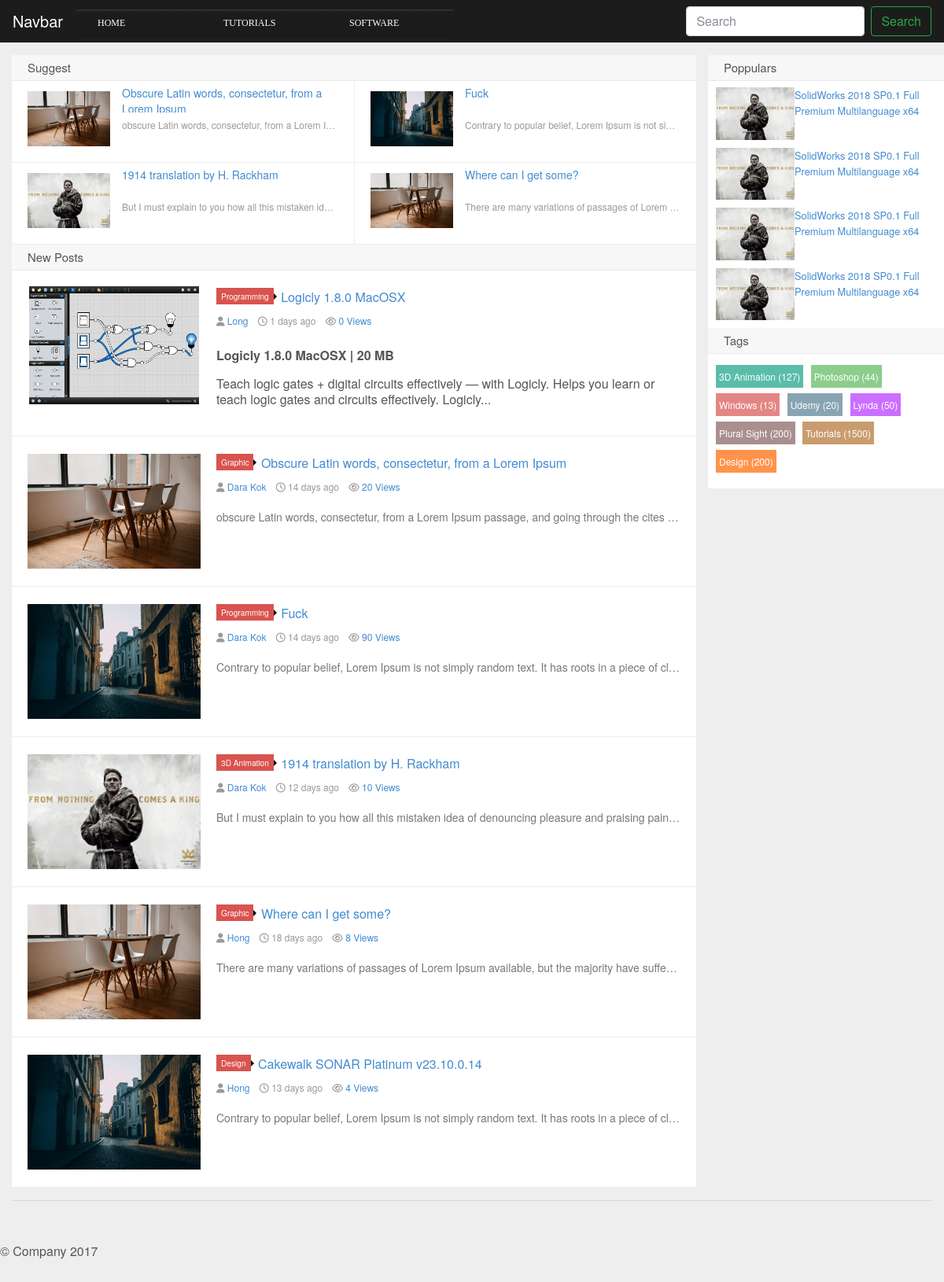
The page / on the database its author committed.
### tables this page shows
CREATE TABLE `categories` (
  `cat_id` int(20) NOT NULL AUTO_INCREMENT,
  `cat_name` varchar(255) NOT NULL,
  PRIMARY KEY (`cat_id`)
);

CREATE TABLE `posts` (
  `post_id` int(20) NOT NULL AUTO_INCREMENT,
  `sub_cat_id` int(20) NOT NULL,
  `user_id` int(20) NOT NULL,
  `post_title` varchar(255) NOT NULL,
  `post_image` varchar(255) NOT NULL,
  `post_date` date NOT NULL,
  `post_view` int(255) DEFAULT NULL,
  `post_desc` text NOT NULL,
  `post_tage` varchar(255) NOT NULL,
  `post_status` varchar(255) DEFAULT NULL,
  `post_suggestion` tinyint(4) DEFAULT NULL,
  `down_link` varchar(255) DEFAULT NULL,
  PRIMARY KEY (`post_id`),
  KEY `FK_subcat` (`sub_cat_id`),
  KEY `FK_user` (`user_id`),
  CONSTRAINT `FK_subcat` FOREIGN KEY (`sub_cat_id`) REFERENCES `sub_categories` (`sub_cat_id`) ON DELETE CASCADE ON UPDATE CASCADE,
  CONSTRAINT `FK_user` FOREIGN KEY (`user_id`) REFERENCES `users` (`user_id`) ON DELETE CASCADE ON UPDATE CASCADE
);

CREATE TABLE `sub_categories` (
  `sub_cat_id` int(20) NOT NULL AUTO_INCREMENT,
  `cat_id` int(20) NOT NULL,
  `sub_cat_name` varchar(255) NOT NULL,
  PRIMARY KEY (`sub_cat_id`),
  KEY `RK_Cat` (`cat_id`),
  CONSTRAINT `RK_Cat` FOREIGN KEY (`cat_id`) REFERENCES `categories` (`cat_id`) ON UPDATE CASCADE
);

CREATE TABLE `users` (
  `user_id` int(20) NOT NULL AUTO_INCREMENT,
  `user_name` varchar(255) NOT NULL,
  `name` varchar(255) NOT NULL,
  `user_email` varchar(255) NOT NULL,
  `user_role` varchar(255) NOT NULL,
  `user_password` varchar(255) NOT NULL,
  PRIMARY KEY (`user_id`)
);

### index.php (the view, shortened to what this page needs)
<?php include "includes/header.php" ?>
  <body>
  <?php include "includes/navigation.php" ?>
  <main role="main" class="container">
      <div class=" row row-offcanvas row-offcanvas-right">
          <div class="col-12 col-md-9">
              <div class="sticky">
                  <h2 class="title">Suggest</h2>
                  <ul>
                      <?php
                      $select_query = "SELECT * FROM posts WHERE post_suggestion = 1 ORDER BY post_id DESC limit 4";
                      $select_post=mysqli_query($connection,$select_query);
                      while($row_post = mysqli_fetch_array($select_post)) {
                          $post_title = $row_post['3'];
                          $post_image = $row_post['4'];
                          $post_desc = $row_post['7'];
                          ?>
                          <li class="item"><a href="#">
                                  <img src="img/<?= $post_image; ?>" alt="<?= $post_image; ?>"/>
                                  <h3><?= $post_title; ?></h3>
                                  <p class="muted no-break-out"><?= $post_desc; ?></p></a>
                          </li>
                          <?php
                      }
                      ?>
                  </ul>
              </div>
              <h2 class="title">New Posts</h2>
              <?php
              $select_query = "SELECT * FROM posts where post_status=1 ORDER BY post_id DESC";
              $select_post=mysqli_query($connection,$select_query);
              while($row_post = mysqli_fetch_array($select_post)) {
                  $sub_cat_id = $row_post['1'];
                  $user_id = $row_post['2'];
                  $post_title = $row_post['3'];
                  $post_image = $row_post['4'];
                  $post_date = $row_post['5'];
                  $post_view = $row_post['6'];
                  $post_desc = $row_post['7'];
                  ?>
                  <article class="excerpt">
                      <div class="focus"><a href="#" class="thumbnail">
                              <img src="img/<?= $post_image; ?>" alt="<?= $post_title; ?>"/></a></div>
                      <header>
                          <a class="label label-important" href="#">
                              <?php
                              $query_sub_cat = "SELECT * FROM sub_categories WHERE sub_cat_id=$sub_cat_id";
                              $select_sub_cat=mysqli_query($connection,$query_sub_cat);
                              while($row_sub_cat = mysqli_fetch_array($select_sub_cat)) {
                                  echo $sub_cat_name = $row_sub_cat['sub_cat_name'];
                              }
                              ?>
                              <i class="label-arrow"></i>
                          </a>
                          <h2><a href="#" title="<?= $post_title; ?>"><?= $post_title; ?></a></h2>
                      </header>
                      <p>
                <span class="muted"><i class="fa fa-user icon12"></i>
                  <a href="#">
                    <?php
                    $query_user = "SELECT * FROM users WHERE user_id=$user_id";
                    $select_user=mysqli_query($connection,$query_user);
                    while($row_user = mysqli_fetch_array($select_user)) {
                        echo $name = $row_user['name'];
                    }
                    ?>
                  </a>
                </span>&nbsp;
                          <span class="muted"><i class="fa fa-clock-o icon12"></i>
                              <?php
                              $now = date('Y-m-d');
                              if(date_create($post_date)==date_create($now)){
                                  echo "Today";
                              }else{
                                  $diff=date_diff(date_create($post_date),date_create($now));
                                  echo $diff->format("%a days ago");
                              }
                              ?>
                </span>&nbsp;
                          <span class="muted"><i class="fa fa-eye icon12"></i>
                  <a href="#"><?= $post_view; ?>&nbsp;Views</a>
                </span>
                      </p>
                      <p class="note no-break-out">
                          <?php
                            if(strlen($post_desc)<=200){
                              echo $post_desc;
                            }else{
                              $shorten= substr($post_desc,0,200). '... ';
                              echo $shorten;
                            }
                        ?></p>
                  </article>
                  <?php
              }
              ?>
          </div>
          <?php include "includes/leftbar.php" ?>
      </div>
      <hr>
  </main>
    <?php include "includes/footer.php" ?>
  </body>
</html>

### includes/header.php (shortened to what this page needs)
<!doctype html>
<html lang="en">
<head>
    <link href="css/bootstrap.min.css" rel="stylesheet">
    <link href="css/style.css" rel="stylesheet" type="text/css">
    <link href="css/menu.css" rel="stylesheet" type="text/css">
    <link href="css/offcanvas.css" rel="stylesheet">
</head>

### includes/navigation.php (shortened to what this page needs)
<nav class="navbar navbar-expand-md fixed-top navbar-dark bg-dark">
    <a class="navbar-brand" href="index.php">Navbar</a>
    <div class="collapse navbar-collapse" id="navbarsExampleDefault">
        <ul class="menu mr-auto">
            <li class="nav-item active">
                <a class="nav-link" href="index.php">Home <span class="sr-only">(current)</span></a>
            </li>
            <?php
            $query = " SELECT * FROM categories";
            $select_all_category = mysqli_query($connection,$query);
            while ($row = mysqli_fetch_assoc($select_all_category)){
            $cat_name = $row['cat_name'];
            ?>
            <li><a href="#"><?php echo $cat_name ?></a>
              </li>
              <?php } ?>
        </ul>
        <form action="search.php" method="post" class="form-inline my-2 my-lg-0">
            <input name="search" class="form-control mr-sm-2" type="text" placeholder="Search" aria-label="Search">
            <button name="submit" class="btn btn-outline-success my-2 my-sm-0" type="submit">Search</button>
        </form>
    </div>
</nav>

### includes/leftbar.php
<div class="col-6 col-md-3 sidebar-offcanvas" id="sidebar">
    <div class="list-group">
        <div class="leftbar">
              <h2 class="title">Poppulars</h2>
              <ul>
                <li class="item"><a href="10/803953.html"><img src="img/King Arthur.jpg" alt="SolidWorks 2018 SP0.1 Full Premium Multilanguage x64" /><h3>SolidWorks 2018 SP0.1 Full Premium Multilanguage x64</h3></a></li>
                <li class="item"><a href="10/803953.html"><img src="img/King Arthur.jpg" alt="SolidWorks 2018 SP0.1 Full Premium Multilanguage x64" /><h3>SolidWorks 2018 SP0.1 Full Premium Multilanguage x64</h3></a></li>
                <li class="item"><a href="10/803953.html"><img src="img/King Arthur.jpg" alt="SolidWorks 2018 SP0.1 Full Premium Multilanguage x64" /><h3>SolidWorks 2018 SP0.1 Full Premium Multilanguage x64</h3></a></li>
                <li class="item"><a href="10/803953.html"><img src="img/King Arthur.jpg" alt="SolidWorks 2018 SP0.1 Full Premium Multilanguage x64" /><h3>SolidWorks 2018 SP0.1 Full Premium Multilanguage x64</h3></a></li>
              </ul>
              <h2 class="title">Tags</h2>
              <div class="d_tags">
                  <a  href="tags8f8b.html?/%D7%DB%BA%CF%BD%CC%B3%CC/"> 3D Animation (127) </a>
                  <a  href="tags8f8b.html?/%D7%DB%BA%CF%BD%CC%B3%CC/"> Photoshop (44) </a>
                  <a  href="tags8f8b.html?/%D7%DB%BA%CF%BD%CC%B3%CC/"> Windows (13) </a>
                  <a  href="tags8f8b.html?/%D7%DB%BA%CF%BD%CC%B3%CC/"> Udemy (20) </a>
                  <a  href="tags8f8b.html?/%D7%DB%BA%CF%BD%CC%B3%CC/"> Lynda (50) </a>
                  <a  href="tags8f8b.html?/%D7%DB%BA%CF%BD%CC%B3%CC/"> Plural Sight (200) </a>
                  <a  href="tags8f8b.html?/%D7%DB%BA%CF%BD%CC%B3%CC/"> Tutorials (1500) </a>
                  <a  href="tags8f8b.html?/%D7%DB%BA%CF%BD%CC%B3%CC/"> Design (200) </a>
              </div>
        </div>
    </div>
</div>

### includes/footer.php (shortened to what this page needs)
<footer>
    <p>&copy; Company 2017</p>
</footer>

### css/menu.css (style rules this page uses)
.menu, .menu ul { list-style: none; padding: 0; margin: 0; }
.menu { height: 30px; }
.menu li { background-color: #1c1c1c; background: -moz-linear-gradient(#1c1c1c, #1b1b1b); background: -ms-linear-gradient(#1c1c1c, #1b1b1b); background: -webkit-gradient(linear, left top, left bottom, color-stop(0%, #1c1c1c), color-stop(100%, #1b1b1b)); background: -webkit-linear-gradient(#1c1c1c, #1b1b1b); background: -o-linear-gradient(#1c1c1c, #1b1b1b); filter: progid:DXImageTransform.Microsoft.gradient(startColorstr='#1c1c1c', endColorstr='#1b1b1b'); -ms-filter: "progid:DXImageTransform.Microsoft.gradient(startColorstr='#1c1c1c', endColorstr='#1b1b1b')"; background: linear-gradient(#1c1c1c, #1b1b1b); border-bottom: 2px solid #181818; border-top: 2px solid #303030; min-width: 160px; }
.menu > li { display: block; float: left; position: relative; }
.menu > li:first-child { border-radius: 5px 0 0; }
.menu a { border-left: 3px solid rgba(0, 0, 0, 0); color: white; display: block; font-family: 'Lucida Console'; font-size: 12px; line-height: 30px; padding: 0 25px; text-decoration: none; text-transform: uppercase; }

### css/offcanvas.css (style rules this page uses)
html, body { overflow-x: hidden; }
body { padding-top: 70px; }
footer { padding: 30px 0; }

### index.php (style rules this page uses)
.no-break-out { overflow:hidden; white-space:nowrap; text-overflow: ellipsis; }

### rows shown on the page
categories: cat_name "TUTORIALS"
categories: cat_name "SOFTWARE"
posts: post_image (picture), post_title "Obscure Latin words, consectetur, from a Lorem Ipsum", post_desc "obscure Latin words, consectetur, from a Lorem I…", post_date "14 days ago", post_view "20", post_desc "obscure Latin words, consectetur, from a Lorem Ipsum passage, and going through the cites…"
posts: post_image (picture), post_title "Fuck", post_desc "Contrary to popular belief, Lorem Ipsum is not si…", post_date "14 days ago", post_view "90", post_desc "Contrary to popular belief, Lorem Ipsum is not simply random text. It has roots in a piece of cl…"
posts: post_image (picture), post_title "1914 translation by H. Rackham", post_desc "But I must explain to you how all this mistaken id…", post_date "12 days ago", post_view "10", post_desc "But I must explain to you how all this mistaken idea of denouncing pleasure and praising pain…"
posts: post_image (picture), post_title "Where can I get some?", post_desc "There are many variations of passages of Lorem…", post_date "18 days ago", post_view "8", post_desc "There are many variations of passages of Lorem Ipsum available, but the majority have suffe…"
posts: post_image (picture), post_title "Logicly 1.8.0 MacOSX", post_date "1 days ago", post_view "0", post_desc "Logicly 1.8.0 MacOSX | 20 MB Teach logic gates + digital circuits effectively — with Logicly. Helps you learn or teach logic gates and circuits effectively. Logicly..."
sub_categories: sub_cat_name "Programming"
users: name "Long"
sub_categories: sub_cat_name "Graphic"
users: name "Dara Kok"
sub_categories: sub_cat_name "3D Animation"
users: name "Hong"
posts: post_image (picture), post_title "Cakewalk SONAR Platinum v23.10.0.14", post_date "13 days ago", post_view "4", post_desc "Contrary to popular belief, Lorem Ipsum is not simply random text. It has roots in a piece of cl…"
sub_categories: sub_cat_name "Design"
